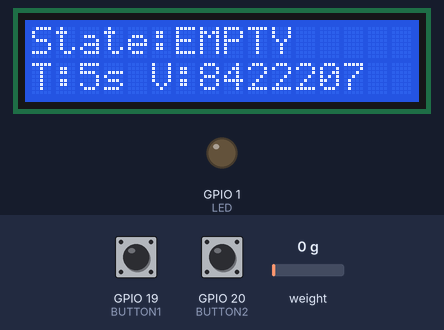
The sketch below on a simulated ESP32-S3. Shown: 16×2 character LCD, output pins drawn as LEDs (lit = HIGH). Wiring (inferred from the names in the program): HX711 load-cell converter: data GPIO 18; SCK GPIO 8. Dashed ring = blinking. Inputs (shaded band) come from the test bench; at power-on: weight on the scale 0 g, GPIO 19 (BUTTON1) HIGH, GPIO 20 (BUTTON2) HIGH. Pins used as bus, display or sensor lines are not drawn; what the sketch prints to the serial monitor is not drawn.

Above: at 13.3 s.
13.4 s: weight on the scale set to 282 g
At 14.4 s:
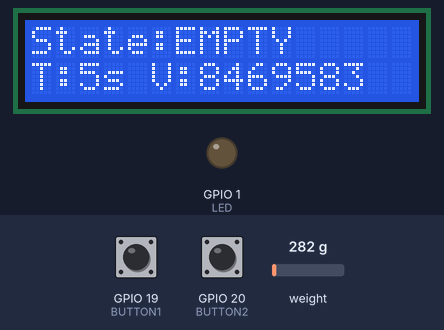
15.2 s: weight on the scale set to 313 g
At 15.94 s:
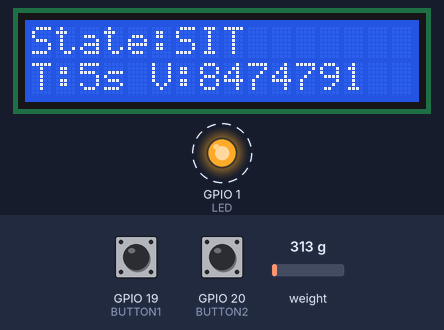
17.2 s: weight on the scale set to 1250 g
At 17.8 s:
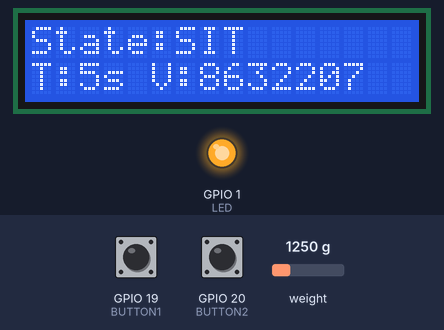
20.2 s: GPIO 19 (BUTTON1) pulled LOW for 1 s
At 20.9 s:
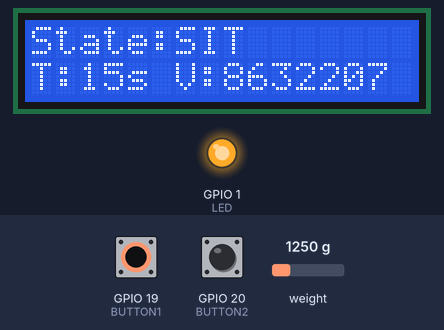
22.7 s: GPIO 20 (BUTTON2) pulled LOW for 0.15 s
At 23.25 s:
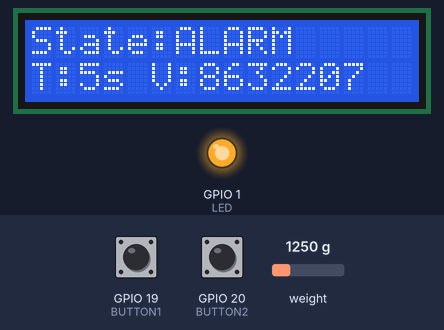
23.4 s: GPIO 19 (BUTTON1) pulled LOW for 0.15 s
At 24.19 s:
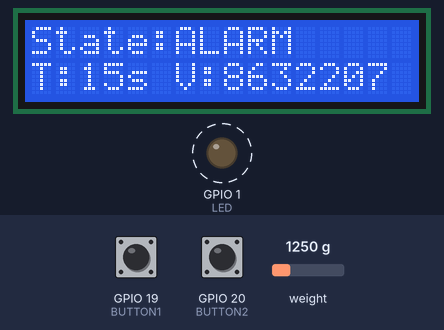
Timing chart, 0 to 25.1 s (numbered marks = the images above; inputs shaded):
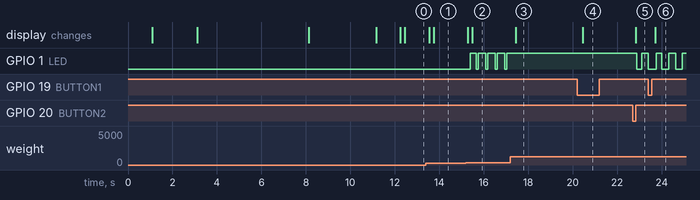

The sketch:

Control_System_test.ino
```cpp
#include <Wire.h>
#include <Adafruit_LiquidCrystal.h>

#define BUTTON1 19
#define BUTTON2 20
#define LED 1

#define SDA_PIN 4
#define SCL_PIN 5

#define HX711_DOUT 18
#define HX711_SCK  8

#define printf(format, args...) do {char buf[256]; sprintf(buf, format, args); Serial.print(buf);} while (0)

typedef unsigned int uint;      // I did this because I saw jack did this lol
typedef unsigned long ulong;

//LCD
Adafruit_LiquidCrystal lcd(0);
char buffer[17];

//button
const ulong debounceDelay = 50;

//load cell
int data;
int value;

struct Calibration {
  int calLow;
  int calHigh;
  int calLowThresh;
  int calHighThresh;
} cal;

//control system
enum State {
  EMPTY,
  SITTING,
  ALARM,
  CHECK_ACTIVITY,
  CAN_SIT_AGAIN
};

State currentState = EMPTY;

ulong sitStartTime = 0;
ulong activityStartTime = 0;
ulong lastDisplayTime = 0;


ulong alertTime = 5000;         // 30s
ulong needActivityTime = 10000;  // 10s

//function declarations
int isButton1Pressed();
int isButton2Pressed();

void setupLCD(int sda, int scl);
int displayLCD(int col, int row, char string[]);

int readHX711();
int readAverage(int samplePeriod);
Calibration Calibrate();

bool readSeatOccupied();
bool detectRealActivity();

void updateState();
void updateLCD();
const char* stateName(State s);

// setup

void setup() {
  Serial.begin(115200);

  pinMode(BUTTON1, INPUT_PULLUP);
  pinMode(BUTTON2, INPUT_PULLUP);
  pinMode(LED, OUTPUT);

  pinMode(HX711_SCK, OUTPUT);
  pinMode(HX711_DOUT, INPUT);
  digitalWrite(HX711_SCK, LOW);

  setupLCD(SDA_PIN, SCL_PIN);

  lcd.setCursor(0, 0);
  lcd.print("Starting...");
  Serial.println("System starting...");

  delay(1000);

  Calibrate();

  lcd.clear();
  lcd.setCursor(0, 0);
  lcd.print("System Ready");
  Serial.println("System ready.");
  delay(1000);
}


// loop


void loop() {
  value = readAverage(20);

  // Button1: increase timer
  if (isButton1Pressed()) {
    alertTime += 10000; // +10s
    Serial.print("Alert time = ");
    Serial.println(alertTime);
  }

  // Button2: decrease timer
  if (isButton2Pressed()) {
    if (alertTime > 10000) {
      alertTime -= 10000; // -10s
    }
    Serial.print("Alert time = ");
    Serial.println(alertTime);
  }

  updateState();
  updateLCD();

  delay(20);
}


// state machine


void updateState() {
  bool isSitting = readSeatOccupied();

  switch (currentState) {
    case EMPTY:
      digitalWrite(LED, LOW);

      if (isSitting) {
        currentState = SITTING;
        sitStartTime = millis();
        Serial.println("State -> SITTING");
      }
      break;

    case SITTING:
      digitalWrite(LED, HIGH);

      if (!isSitting) {
        currentState = EMPTY;
        Serial.println("State -> EMPTY");
      }
      else if (millis() - sitStartTime >= alertTime) {
        currentState = ALARM;
        Serial.println("State -> ALARM");
      }
      break;

    case ALARM:
      // using LED instead of buzzer for now~~~~~~~~~~~~~~~~~~~~~~~~~~~~~
      digitalWrite(LED, (millis() / 300) % 2);

      if (!isSitting) {
        currentState = CHECK_ACTIVITY;
        activityStartTime = millis();
        Serial.println("State -> CHECK_ACTIVITY");
      }
      break;

    case CHECK_ACTIVITY:
      // keep alarm if resitted
      if (isSitting) {
        currentState = ALARM;
        Serial.println("State -> ALARM");
      }
      else {
        if (detectRealActivity()) {
          if (millis() - activityStartTime >= needActivityTime) {
            currentState = CAN_SIT_AGAIN;
            Serial.println("State -> CAN_SIT_AGAIN");
          }
        } else {
          // if no activity,restart timer
          activityStartTime = millis();
        }
      }
      break;

    case CAN_SIT_AGAIN:
      digitalWrite(LED, HIGH);

      if (isSitting) {
        currentState = SITTING;
        sitStartTime = millis();
        Serial.println("State -> SITTING");
      }
      break;
  }
}


// seat logic


bool readSeatOccupied() {
  static bool occupied = false;


  if (!occupied && value > cal.calHighThresh) {
    occupied = true;
  }
  else if (occupied && value < cal.calLowThresh) {
    occupied = false;
  }

  return occupied;
}

// waiting for IMU logic~~~~~~~~~~~~~~~~~~~~
bool detectRealActivity() {
  return true;
}


// LCD


void updateLCD() {
  if (millis() - lastDisplayTime < 200) return;
  lastDisplayTime = millis();

  char line1[17];
  char line2[17];

  snprintf(line1, sizeof(line1), "State:%s", stateName(currentState));
  snprintf(line2, sizeof(line2), "T:%lus V:%d", alertTime / 1000, value);

  displayLCD(0, 0, line1);
  displayLCD(0, 1, line2);
}

const char* stateName(State s) {
  switch (s) {
    case EMPTY: return "EMPTY";
    case SITTING: return "SIT";
    case ALARM: return "ALARM";
    case CHECK_ACTIVITY: return "CHECK";
    case CAN_SIT_AGAIN: return "OK";
    default: return "UNK";
  }
}

void setupLCD(int sda, int scl) {
  Wire.begin(sda, scl);

  if (!lcd.begin(16, 2)) {
    Serial.println("Could not init backpack. Check wiring.");
    while (1);
  }

  Serial.println("LCD init done.");
  lcd.setBacklight(HIGH);
  lcd.clear();
}

int displayLCD(int col, int row, char string[]) {
  lcd.setCursor(0, row);

  char clearLine[17];
  memset(clearLine, ' ', 16);
  clearLine[16] = '\0';
  lcd.print(clearLine);

  lcd.setCursor(col, row);
  lcd.print(string);

  return 0;
}


// buttons


int isButton1Pressed() {
  static ulong hitTime = 0;
  static ulong releaseTime = 0;
  static int heldFlag = 0;
  static int prevRead = HIGH;
  int Read = digitalRead(BUTTON1);
  int result = 0;

  if (Read == LOW && prevRead == HIGH) {
    hitTime = millis();
  }

  if (Read == LOW && prevRead == LOW) {
    if ((millis() - hitTime > debounceDelay) && !heldFlag) {
      heldFlag = 1;
      result = 1;
    }
  }

  if (Read == HIGH && prevRead == LOW) {
    releaseTime = millis();
  }

  if (Read == HIGH && prevRead == HIGH) {
    if (millis() - releaseTime > debounceDelay) {
      heldFlag = 0;
    }
  }

  prevRead = Read;
  return result;
}

int isButton2Pressed() {
  static ulong hitTime = 0;
  static ulong releaseTime = 0;
  static int heldFlag = 0;
  static int prevRead = HIGH;
  int Read = digitalRead(BUTTON2);
  int result = 0;

  if (Read == LOW && prevRead == HIGH) {
    hitTime = millis();
  }

  if (Read == LOW && prevRead == LOW) {
    if ((millis() - hitTime > debounceDelay) && !heldFlag) {
      heldFlag = 1;
      result = 1;
    }
  }

  if (Read == HIGH && prevRead == LOW) {
    releaseTime = millis();
  }

  if (Read == HIGH && prevRead == HIGH) {
    if (millis() - releaseTime > debounceDelay) {
      heldFlag = 0;
    }
  }

  prevRead = Read;
  return result;
}


// HX711


int readHX711() {
  data = 0;

  for (int i = 0; i < 24; i++) {
    digitalWrite(HX711_SCK, HIGH);
    delayMicroseconds(2);
    data = (data << 1) | digitalRead(HX711_DOUT);
    digitalWrite(HX711_SCK, LOW);
    delayMicroseconds(2);
  }

  // Channel A, gain 64
  digitalWrite(HX711_SCK, HIGH);
  delayMicroseconds(2);
  digitalWrite(HX711_SCK, LOW);
  delayMicroseconds(2);

  digitalWrite(HX711_SCK, HIGH);
  delayMicroseconds(2);
  digitalWrite(HX711_SCK, LOW);
  delayMicroseconds(2);

  digitalWrite(HX711_SCK, HIGH);
  delayMicroseconds(2);
  digitalWrite(HX711_SCK, LOW);
  delayMicroseconds(2);

  data = data ^ 0x800000;
  return data;
}

int readAverage(int samplePeriod) {
  static uint samples[5] = {0};
  static uint counter = 0;

  samples[counter] = readHX711();
  counter++;
  counter %= 5;

  uint sum = 0;
  for (int i = 0; i < 5; i++) {
    sum += samples[i];
  }

  delay(samplePeriod);
  return sum / 5;
}

Calibration Calibrate() {
  cal.calLow = 0;
  cal.calHigh = 0;

  Serial.println("Calibrating empty chair...");
  lcd.clear();
  lcd.setCursor(0, 0);
  lcd.print("Cal empty...");

  for (int i = 0; i < 10; i++) readAverage(100);
  for (int i = 0; i < 10; i++) cal.calLow += readAverage(100);
  cal.calLow /= 10;

  Serial.println("Sit on chair now!");
  lcd.clear();
  lcd.setCursor(0, 0);
  lcd.print("Sit now");
  delay(5000);

  Serial.println("Calibrating occupied chair...");
  lcd.clear();
  lcd.setCursor(0, 0);
  lcd.print("Cal sitting...");

  for (int i = 0; i < 30; i++) cal.calHigh += readAverage(100);
  cal.calHigh /= 30;

  cal.calLowThresh = (cal.calHigh - cal.calLow) * 0.2 + cal.calLow;
  cal.calHighThresh = (cal.calHigh - cal.calLow) * 0.6 + cal.calLow;

  printf("calLow: %d\n", cal.calLow);
  printf("calLowThresh: %d\n", cal.calLowThresh);
  printf("calHigh: %d\n", cal.calHigh);
  printf("calHighThresh: %d\n", cal.calHighThresh);

  Serial.println("Calibration done.");
  return cal;
}
```

Measured:
- the behaviour switches between 300 and 301 g on weight on the scale (found by bisection; images 1 and 2)
- after the input at 13.4 s, the display: first changes after 0.14 s (image 1 shows a later state)
- after the input at 15.2 s, GPIO 1 (LED): alternates HIGH for 0.34 s and LOW for 0.09 s, starting after 0.20 s; the display: first changes after 0.08 s (image 2 shows a later state)
- after the input at 17.2 s, GPIO 1 (LED): stops changing and stays HIGH; the display: changes after 0.24 s (image 3)
- after the input at 20.2 s, GPIO 1 (LED): stays HIGH (without the input it goes to LOW after 2.0 s); the display: changes after 0.26 s (image 4)
- after the input at 22.7 s, GPIO 1 (LED): HIGH → LOW after 0.19 s, → HIGH 0.22 s later; the display: changes after 0.15 s (image 5)
- after the input at 23.4 s, the display: changes after 0.32 s (image 6)
